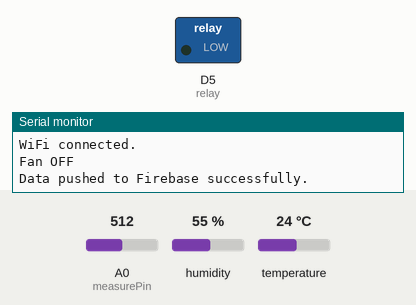
This program was run on a simulated ESP8266 (NodeMCU). Shown: switched loads named in the program (green lamp = pin HIGH), the last lines printed to the serial monitor. The test bench sets the inputs (shaded band); at power-on: humidity 55 %, temperature 24 °C, A0 (measurePin) = 512. WiFi joins after 1.5 s; servers stay silent unless stated; network time is answered at once with the bench clock; the local clock reads 2024-03-15 10:24:30 at power-on unless the program sets it.

Above: at 2.7 s.
2.8 s: humidity set to 69 %
8.6 s: humidity set to 72 %
At 13.1 s:
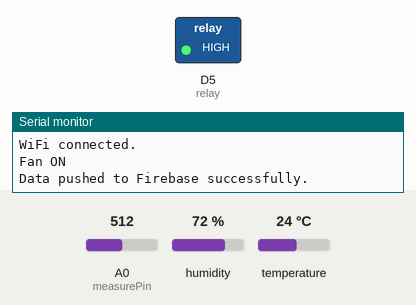
14.4 s: temperature set to 29 °C
20.2 s: temperature set to 32 °C
Timing chart, 0 to 23.2 s (numbered marks = the images above; inputs shaded):
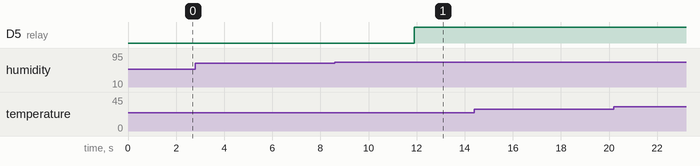

Measured:
- the behaviour switches between 70 and 71 % on humidity (found by bisection; images 0 and 1)
- after the input at 8.6 s, D5 (relay): LOW → HIGH after 3.3 s

The program:

main.cpp
```cpp
#include <ESP8266WiFi.h>
#include <FirebaseESP8266.h>
#include <DHT.h>
#include <NTPClient.h>
#include <WiFiUdp.h>

#define WIFI_SSID "YOUR_WIFI_SSID"
#define WIFI_PASSWORD "YOUR_WIFI_PASSWORD"
// #define API_KEY "AIzaSyCsLbgaIiGDIFSOFS79BhfjgfZNjJixk2Y"
#define API_KEY "YOUR_API_KEY"
// #define DATABASE_URL "https://esp8266project-2ce1e-default-rtdb.asia-southeast1.firebasedatabase.app/"
#define DATABASE_URL "YOUR_DATABASE_URL"

#define DHTPIN D2
#define DHTTYPE DHT11
DHT dht(DHTPIN, DHTTYPE);

FirebaseData firebaseData;
FirebaseAuth auth;
FirebaseConfig config;

WiFiUDP udp;
NTPClient timeClient(udp, "pool.ntp.org", 3600 * 7); // UTC+7 for Thailand

int measurePin = A0;
int relay = D5;

const float dustThreshold = 50.0, humidityThreshold = 70.0, temperatureThreshold = 30.0;

bool signupOK = false;

void ensureWiFiConnected() {
  while (WiFi.status() != WL_CONNECTED) {
    Serial.println(F("Reconnecting to WiFi..."));
    WiFi.begin(WIFI_SSID, WIFI_PASSWORD);
    delay(500);
  }
  Serial.println(F("WiFi connected."));
}

void setup() {
  Serial.begin(9600);

  WiFi.begin(WIFI_SSID, WIFI_PASSWORD);
  ensureWiFiConnected();

  config.api_key = API_KEY;
  config.database_url = DATABASE_URL;

  if (Firebase.signUp(&config, &auth, "", "")) {
    signupOK = true;
  }
  Firebase.begin(&config, &auth);
  Firebase.reconnectWiFi(true);

  dht.begin();
  pinMode(relay, OUTPUT);
  digitalWrite(relay, LOW);
  timeClient.begin();
}

void loop() {
  ensureWiFiConnected();

  timeClient.update();
  time_t rawTime = timeClient.getEpochTime();
  struct tm *timeinfo = localtime(&rawTime);
  char Startdate[20];
  strftime(Startdate, sizeof(Startdate), "%d-%m-%Y %H:%M:%S", timeinfo);

  // Read sensors
  int voMeasured = analogRead(measurePin);
  float calcVoltage = voMeasured * (3.3 / 1024.0);
  float smokeLevel = max(0.0, (0.17 * calcVoltage - 0.1) * 1000);

  float temperature = dht.readTemperature();
  float humidity = dht.readHumidity();

  if (isnan(temperature) || isnan(humidity)) {
    Serial.println(F("Error: Invalid sensor data."));
    return;
  }

  if (temperature > temperatureThreshold) {
    Serial.println(F("Warning: Temperature exceeds safety limit!"));
    digitalWrite(relay, HIGH);
    return;
  }

  if (smokeLevel > dustThreshold && humidity > humidityThreshold) {
    digitalWrite(relay, HIGH);
    Serial.println(F("Fan ON"));
  } else {
    digitalWrite(relay, LOW);
    Serial.println(F("Fan OFF"));
  }

  if (Firebase.ready() && signupOK) {
    FirebaseJson json;
    json.set("/timestamp", Startdate);
    json.set("/temperature", constrain(temperature, -40.0, 80.0));
    json.set("/humidity", constrain(humidity, 0.0, 100.0));
    json.set("/smoke_level", constrain(smokeLevel, 0.0, 1000.0));

    if (Firebase.pushJSON(firebaseData, "/esp8266_data", json)) {
      Serial.println(F("Data pushed to Firebase successfully."));
    } else {
      Serial.print(F("Failed to push data to Firebase: "));
      Serial.println(firebaseData.errorReason());
    }
  }

  delay(5000);
}
```
